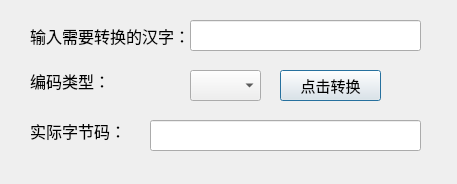
<?xml version="1.0" encoding="UTF-8"?>
<ui version="4.0">
 <class>Dialog</class>
 <widget class="QDialog" name="Dialog">
  <property name="geometry">
   <rect>
    <x>0</x>
    <y>0</y>
    <width>457</width>
    <height>184</height>
   </rect>
  </property>
  <property name="windowTitle">
   <string>Dialog</string>
  </property>
  <widget class="QLabel" name="label">
   <property name="geometry">
    <rect>
     <x>30</x>
     <y>20</y>
     <width>161</width>
     <height>31</height>
    </rect>
   </property>
   <property name="font">
    <font>
     <family>SimSun-ExtB</family>
     <pointsize>12</pointsize>
    </font>
   </property>
   <property name="text">
    <string>输入需要转换的汉字：</string>
   </property>
  </widget>
  <widget class="QLabel" name="label_2">
   <property name="geometry">
    <rect>
     <x>30</x>
     <y>70</y>
     <width>81</width>
     <height>21</height>
    </rect>
   </property>
   <property name="font">
    <font>
     <family>SimSun-ExtB</family>
     <pointsize>12</pointsize>
    </font>
   </property>
   <property name="text">
    <string>编码类型：</string>
   </property>
  </widget>
  <widget class="QLabel" name="label_3">
   <property name="geometry">
    <rect>
     <x>30</x>
     <y>120</y>
     <width>101</width>
     <height>21</height>
    </rect>
   </property>
   <property name="font">
    <font>
     <family>SimSun-ExtB</family>
     <pointsize>12</pointsize>
    </font>
   </property>
   <property name="text">
    <string>实际字节码：</string>
   </property>
  </widget>
  <widget class="QLineEdit" name="lineEdit">
   <property name="geometry">
    <rect>
     <x>190</x>
     <y>20</y>
     <width>231</width>
     <height>31</height>
    </rect>
   </property>
   <property name="font">
    <font>
     <family>SimSun-ExtB</family>
     <pointsize>10</pointsize>
    </font>
   </property>
  </widget>
  <widget class="QComboBox" name="comboBox">
   <property name="geometry">
    <rect>
     <x>190</x>
     <y>70</y>
     <width>71</width>
     <height>31</height>
    </rect>
   </property>
   <property name="font">
    <font>
     <family>SimSun-ExtB</family>
     <pointsize>11</pointsize>
    </font>
   </property>
  </widget>
  <widget class="QLineEdit" name="lineEdit_2">
   <property name="geometry">
    <rect>
     <x>150</x>
     <y>120</y>
     <width>271</width>
     <height>31</height>
    </rect>
   </property>
   <property name="font">
    <font>
     <family>SimSun-ExtB</family>
     <pointsize>12</pointsize>
    </font>
   </property>
  </widget>
  <widget class="QPushButton" name="pushButton">
   <property name="geometry">
    <rect>
     <x>280</x>
     <y>70</y>
     <width>101</width>
     <height>31</height>
    </rect>
   </property>
   <property name="font">
    <font>
     <family>SimSun-ExtB</family>
     <pointsize>11</pointsize>
    </font>
   </property>
   <property name="text">
    <string>点击转换</string>
   </property>
  </widget>
 </widget>
 <layoutdefault spacing="6" margin="11"/>
 <resources/>
 <connections/>
</ui>
